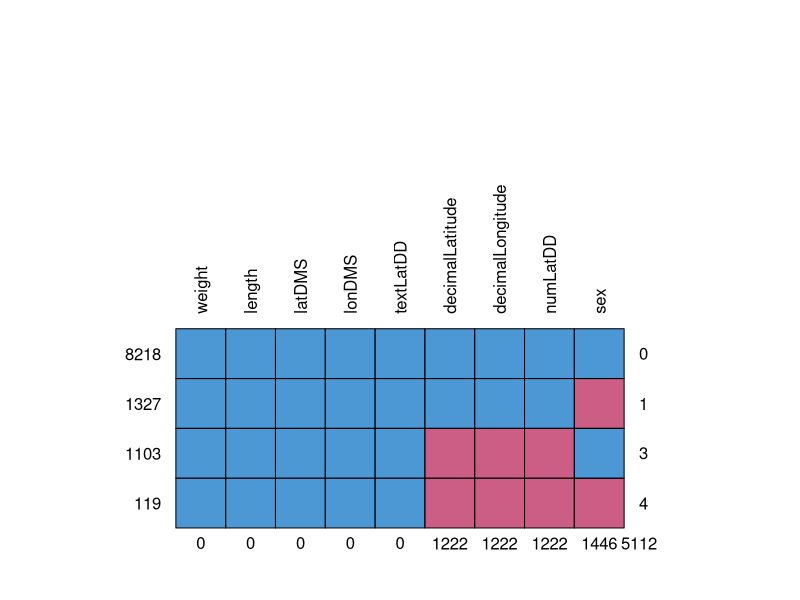
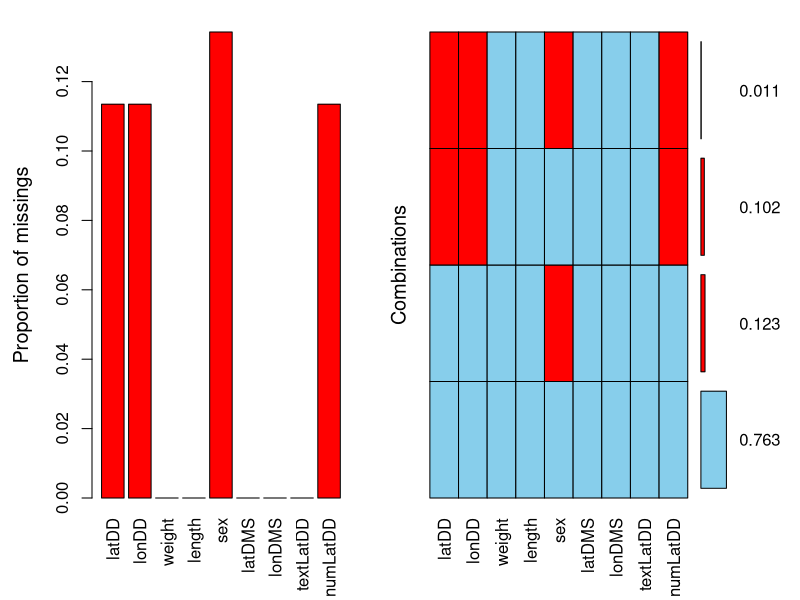
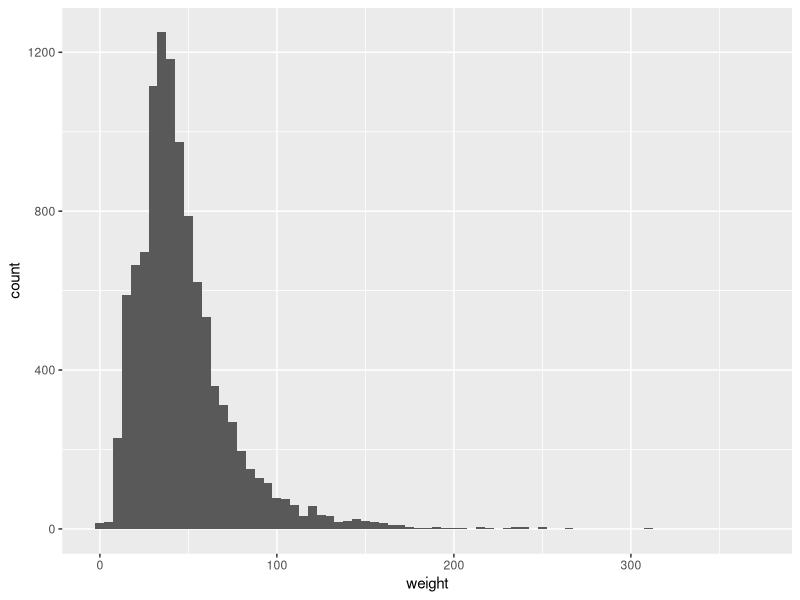
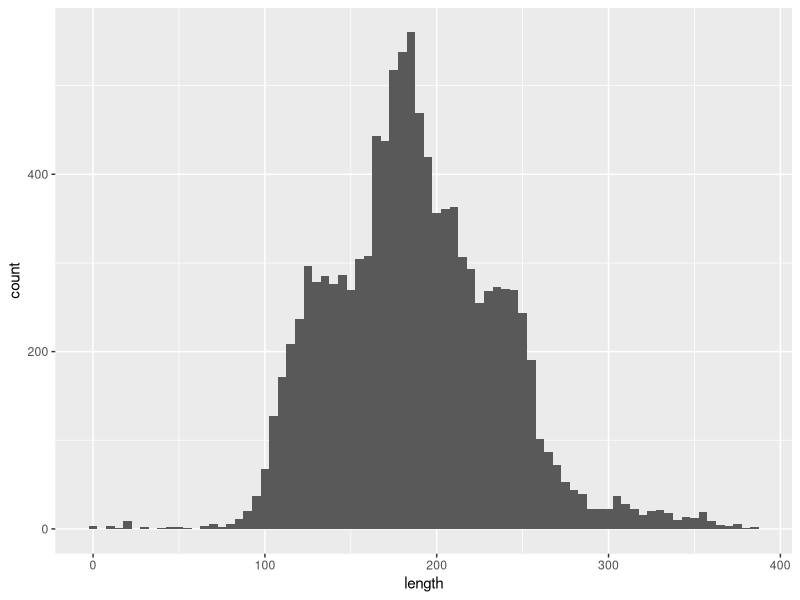

Write R code to recreate these figures, in order.
#' ---
#' title: "Cleaning Data"
#' output: html_document
#' ---
#' 
## ----setup, include=FALSE---------------------------------------------------------------------------------------------------
knitr::opts_chunk$set(echo = TRUE)

#' 
#' ## Cleaning Data In R
#' 
#' GitHub Repository with this demonstration: [https://github.com/unmrds/R-data-cleaning](https://github.com/unmrds/R-data-cleaning)
#' 
#' Zipfile Download: [https://github.com/unmrds/R-data-cleaning/archive/master.zip](https://github.com/unmrds/R-data-cleaning/archive/master.zip)
#' 
#' **Preflight Check** to see if you have the needed R libraries installed run the `package.check.R` script in the top directory of this R project. 
#' 
#' When planning a data analysis the first step, and often most time consuming, is the acquisition and processing of the data into a form that can be used in the analytic procedures you intend to use. Today we are going to focus on a sequence of steps that generally follow the workflow that you will find yourself going through when bringing data into R to perform an analysis. 
#' 
#' ![Portion of *R for Data Science*^[Hadley Wickham & Garrett Grolemund. 2017. *R for Data Science*. O’Reilly. [https://r4ds.had.co.nz](https://r4ds.had.co.nz) ] workflow](images/tidy_workflow.png)
#' 
#' ### Deal with issues that may come up when importing data files
#' 
#' 1. Identify and correct structural issues in the source data that prevent clean import into R data structures
#' 2. Check and handle data type errors
#' 3. Check and handle missing data values
#' 
#' ### Tuning up the structure of the data to facilitate analysis
#' 
#' 4. Split up fields that contain mutiple values in a single field
#' 5. Check for anomalous values and otherwise explore the data to become familiar with its content and structure. 
#' 
#' *Beyond what we will cover today* - continued structural changes and the rest of the exploration, analysis, and communication process. 
#' 
#' ### Data for today's demonstration
#' 
#' The data for this demonstration are based upon the [idigbio_rodents.csv](https://figshare.com/articles/idigbio_rodents_csv/5535724) dataset. The data are described as follows in the repository where they are shared:
#' 
#' > The idigbio_rodents.csv dataset is just over 10k records and contains data from natural history collections specimen records representing 5 genera from 4 major US collections, limited to US records. All records are from the Order Rodentia. All the data are mapped to the biodiversity data standard Darwin Core (http://rs.tdwg.org/dwc/terms/).
#' 
#' The original data have been modified for use in this demonstration by:
#' 
#' 1. Generating new data columns (`latDMS` and `lonDMS`) for latitude and longitude that have sample coordinates presented in Degrees-Minutes-Seconds instead of the originally provided decimal degrees.
#' 2. Generating a column of mixed numeric and text values - `textLatDD`. 
#' 
#' This is the `../data/learning.csv` file. These newly created columns in addition to some of the originally provided ones will be used to demonstrate a variety of data cleaning steps in R.
#' 
#' An additional file was developed that only includes the first 10 rows of the file (including headers) but introduces a strucutral error. This file is the `../data/learning_struct.csv` file. 
#' 
#' ### R libraries used in the demonstration
#' 
#' For this demonstration a set of R packages that are part of the [*Tidyverse*](https://www.tidyverse.org). The tidyverse collection of packages provide (as described on the project's homepage):
#' 
#' > an opinionated collection of R packages designed for data science. All packages share an underlying design philosophy, grammar, and data structures. 
#' 
#' There are currently over 14,000 R [packages](https://cran.r-project.org/web/packages/index.html) in the [Comprehensive R Archive Network (CRAN)](https://cran.r-project.org/index.html). While the tidyverse packages provide a useful degree of consistency and internal interoperablity it is strongly encouraged to examine the broad collection of R packages when working on a particular analysis problem. 
#' 
#' If you need to install the tidyverse packages in your enviornment you can execute the `install.packages("tidyverse")` command. 
#' 
#' ## 1. Identify and correct structural issues in the source data that prevent clean import into R data structures
#' 
#' R can import a wide variety of *rectangular* data structures: comma-delimited, tab-delimited, excel spreadsheets, fixed-width among the many options. If there are errors in the structure of these files, R import commands may not be able to parse the lines in the data file preventing import. In these cases the returned error messages may provide some clues to where the errors may be found.  
#' 
#' **One strategy for identifying potential strucutral issues in the source file is to try to import the dataset and review any errors that are returned**
#' 
#' Let's try it first with a small file ...
#' 
## ---------------------------------------------------------------------------------------------------------------------------
library(tidyverse)

# Import the source CSV file that contains a structural flaw
rawDataStruct <- read_csv("../data/learning_struct.csv", 
                    progress = FALSE)

# Display the column definitions for the imported dataset
spec(rawDataStruct)

# Report the problems that were encountered when the data were imported.
problems(rawDataStruct)

# Display the imported table
rawDataStruct

#' 
#' Let's take a look at the source data file and see if we can find the problem...
#' 
#' Now let's try it with the full dataset for which the structural problem has been resolved. 
#' 
## ---------------------------------------------------------------------------------------------------------------------------
library(tidyverse)

# Import the source CSV file that does not contain the structural problem highlighted above
rawData <- read_csv("../data/learning.csv", 
                    progress = FALSE)

# Display the column definitions for the imported dataset
spec(rawData)

# Report the problems that were encountered when the data were imported.
problems(rawData)

# Display the imported table
rawData

#' 
#' Some questions:
#' 
#' 1. How do the data types for the columns from this import process differ from those in the previous subset (at least before we fixed it)? Why do you think this is the case?
#' 2. Where there any errors identified during the import? If no, does this mean that there are no potential problems or issues with the imported data? **Let's take a look**
#' 3. How would you explain the values in the `eventDate` column when compared to the `year`, `month`, and `day` columns?
#' 4. What were the different ways in which missing data values were handled?
#' 
#' ## 2. Checking and handling data type errors
#' 
#' Depending on the types of data that are encountered in each column of the imported dataset different R import functions will automatically "type" the column (or in R terminology set the "mode" of the column) based on some sample of rows from the source file. In the case of `readr`, the data reading package used by tidyverse, the first 1000 lines of data will be read to determine the data type that should be used for each column. The core R data types are:
#' 
#' * character
#' * numeric (real or decimal)
#' * integer
#' * logical
#' * complex
#' 
#' These core data types can then be used as the foundation for more complex data types such as *dates*, *times* and *datetimes*. 
#' 
#' The core data structures that can be used to organize collections of these data types include:
#' 
#' * vector - a sequence of data values of the same type
#' * list - a sequence of data values of the same or different types, and structures
#' * matrix - a vector for which *dimensions* 
#' * data frame - a structured collection of vectors of the same length
#' * factors - a vactor vector is a set of integer values that are associated with a collection of categorical character values
#' 
#' Let's focus on the `catalogNumber` and `textLatDD` columns in our sample datasets. 
#' 
## ---------------------------------------------------------------------------------------------------------------------------
spec(rawData)
rawData %>%
  select(catalogNumber,textLatDD)

#' 
#' 
## ---------------------------------------------------------------------------------------------------------------------------
# test the creation of a numLatDD column as a numeric column and see what rows were converted to NA
rawData %>%
  mutate(numLatDD = as.numeric(rawData$textLatDD)) %>%
  filter(is.na(numLatDD)) %>%
  select(textLatDD, numLatDD) %>%
  print() %>%
  group_by(textLatDD) %>%
  summarize(count = n()) 


#' 
## ---------------------------------------------------------------------------------------------------------------------------
# create a numeric column based on the previously tested conversion of the textLatDD column
rawData$numLatDD <- as.numeric(rawData$textLatDD)
rawData

#' 
#' We can also accomplish a similar outcome by specifying the column type that should be created as part of the import process. 
#' 
## ---------------------------------------------------------------------------------------------------------------------------
rawData2 <- read_csv("../data/learning.csv", 
                     col_types = cols(
                        textLatDD = col_double()
                        ),
                     progress = FALSE)

# Display the column definitions for the imported dataset
spec(rawData2)

# Report the problems that were encountered when the data were imported.
problems(rawData2)

# Display the imported table
rawData2

#' 
## ---------------------------------------------------------------------------------------------------------------------------
# convert the catalogNumberTxt column to a character column and see what the result is
rawData %>%
  mutate(catalogNumberTxt = as.character(catalogNumber)) %>%
  filter(is.na(catalogNumberTxt))


#' 
#' ## 3. Check and handle missing values
#' 
#' It is important to understand the potential impact that missing data will have on your analysis. As we've already seen the import process may automatically produce missing data values in your analysis dataframe (or *tibble* in the context of tidyverse based processes). Some functions enable you to efficiently visualize the patterns of missing values in your dataset - allowing for the analysis of large datasets that otherwise would not be feasible to review manually. 
#' 
## ---------------------------------------------------------------------------------------------------------------------------
paste("decimalLatitude: number of NA values", sum(is.na(rawData$decimalLatitude)), sep = " ")
paste("decimalLongitude: number of NA values", sum(is.na(rawData$decimalLongitude)), sep = " ")
paste("weight: number of NA values", sum(is.na(rawData$weight)), sep = " ")
paste("length: number of NA values", sum(is.na(rawData$length)), sep = " ")
paste("sex: number of NA values", sum(is.na(rawData$sex)), sep = " ")
paste("latDMS: number of NA values", sum(is.na(rawData$latDMS)), sep = " ")
paste("lonDMS: number of NA values", sum(is.na(rawData$lonDMS)), sep = " ")
paste("textLatDD: number of NA values", sum(is.na(rawData$textLatDD)), sep = " ")
paste("numLatDD: number of NA values", sum(is.na(rawData$numLatDD)), sep = " ")


#' 
#' In this analysis we will be using the `md.pattern` function that is part of the `mice`  and `VIM` packages. If you haven't already installed the `mice` package you can do so by executing the `install.packages("mice")` command.  
#' 
## ----set-options, echo=FALSE, cache=FALSE-----------------------------------------------------------------------------------
options(width = 120)
library(mice)
library(VIM)

rawData %>%
  select(decimalLatitude, decimalLongitude, weight, length, sex, latDMS, lonDMS, textLatDD, numLatDD) %>%
  md.pattern(rotate.names = TRUE)

#' 
#' Another method of viewing similar information
#' 
## ---------------------------------------------------------------------------------------------------------------------------
rawData %>%
  select(decimalLatitude, decimalLongitude, weight, length, sex, latDMS, lonDMS, textLatDD, numLatDD) %>%
  rename(latDD = decimalLatitude, lonDD = decimalLongitude) %>%
  aggr(numbers=TRUE)

#' 
#' 
#' ## 4. Multi-value columns
#' 
#' A core principle of having well structured data that is read for analysis is that:
#' 
#' In the context of "Tidy" data that underlie the tools developed as part of the tidyverse package^[Hadley Wickham & Garrett Grolemund. 2017. *R for Data Science*. O’Reilly. - section on Tidy Data [https://r4ds.had.co.nz/tidy-data.html](https://r4ds.had.co.nz/tidy-data.html)
#' 
#' > There are three interrelated rules which make a dataset tidy:
#' >
#' > 1. Each variable must have its own column.
#' > 2. Each observation must have its own row.
#' > 3. **Each value must have its own cell.**
#' 
#' this issue also relates to the idea of *atomicity* in Codd's definition of *First Normal Form* when *normalizing* a relational database^[https://en.wikipedia.org/wiki/First_normal_form]. While we're not going to get into relational data modeling in R here, well structured data allow for the use of relational data models in you analysis independent of a separate database server. 
#' 
#' In this example we are going to focus on three columns: `recordedBy`, `latDMS`, and `lonDMS`. 
#' 
## ---------------------------------------------------------------------------------------------------------------------------
rawData %>%
  select(recordedBy, latDMS, lonDMS)

#' 
#' Breaking apart the `recordedBy` column using the `str_match` function from the `stringr` package. This uses *regular expressions* for defining the text patterns that should be found and processed in the process of breaking the column apart into new columns. 
#' 
## ---------------------------------------------------------------------------------------------------------------------------
collectorExtract <- "^collector\\(s\\):\\s(.*;|.*$)"
preparatorExtract <- "preparator\\(s\\):\\s(.*;|.*$)"
#str_match(rawData$recordedBy, collectorExtract)[,2]
#str_match(rawData$recordedBy, preparatorExtract)[,2]
rawData$collectors <- str_match(rawData$recordedBy, collectorExtract)[,2]
rawData$preparators <- str_match(rawData$recordedBy, preparatorExtract)[,2]

#' 
#' *What would the next logical step in the process be for cleaning up the `recordedBy` column?*
#' 
#' Breaking apart the `latDMS` and `lonDMS` columns into their constituent parts
#' 
## ---------------------------------------------------------------------------------------------------------------------------
dmsExtract <- "\\s*(-*[:digit:]+)°\\s*([:digit:]+)\\'\\s*([:digit:]+)"

latSubstrings <- str_match(rawData$latDMS, dmsExtract)
rawData$latD <- as.numeric(latSubstrings[,2])
rawData$latM <- as.numeric(latSubstrings[,3])
rawData$latS <- as.numeric(latSubstrings[,4])

glimpse(latSubstrings)

lonSubstrings <- str_match(rawData$lonDMS, dmsExtract)
rawData$lonD <- as.numeric(lonSubstrings[,2])
rawData$lonM <- as.numeric(lonSubstrings[,3])
rawData$lonS <- as.numeric(lonSubstrings[,4])

glimpse(lonSubstrings)

glimpse(rawData)

#' 
#' ## 5. Check value ranges and explore data
#' 
#' As part of the examiniation of these columns we will use the `assertr`. If you need to install the `assertr` package in your enviornment you can execute the `install.packages("assertr")` command. 
#' 
#' Checking the `weight` and `length` columns. 
#' 
## ---------------------------------------------------------------------------------------------------------------------------
#library(assertr)
#
#rawData %>%
#  chain_start %>%
#  assert(within_bounds(1,Inf), weight) %>%
#  assert(within_bounds(1,Inf), length) %>%
#  insist(within_n_sds(3), weight) %>%
#  insist(within_n_sds(3), length) %>%
#  chain_end


#' 
## ---------------------------------------------------------------------------------------------------------------------------
library(ggplot2)
ggplot(rawData, aes(x=weight)) +
  geom_histogram(binwidth = 5)
ggplot(rawData, aes(x=length)) +
  geom_histogram(binwidth = 5)
  

#' 
#' 
#' ## 6. Bringing it all together to produce our analysis dataset
#' 
## ---------------------------------------------------------------------------------------------------------------------------
# import the data with explicit column definitions for the textLatDD and catalogNumber columns
analysisData <- read_csv("../data/learning.csv", 
                     col_types = cols(
                        textLatDD = col_double(), 
                        catalogNumber = col_character()
                        ),
                     progress = FALSE)

# split up the recordedBy column
collectorExtract <- "^collector\\(s\\):\\s(.*;|.*$)"
preparatorExtract <- "preparator\\(s\\):\\s(.*;|.*$)"
analysisData$collectors <- str_match(analysisData$recordedBy, collectorExtract)[,2]
analysisData$preparators <- str_match(analysisData$recordedBy, preparatorExtract)[,2]

# split up the latDMS and lonDMS columns
dmsExtract <- "\\s*(-*[:digit:]+)°\\s*([:digit:]+)\\'\\s*([:digit:]+)"

latSubstrings <- str_match(analysisData$latDMS, dmsExtract)
analysisData$latD <- as.numeric(latSubstrings[,2])
analysisData$latM <- as.numeric(latSubstrings[,3])
analysisData$latS <- as.numeric(latSubstrings[,4])

lonSubstrings <- str_match(analysisData$lonDMS, dmsExtract)
analysisData$lonD <- as.numeric(lonSubstrings[,2])
analysisData$lonM <- as.numeric(lonSubstrings[,3])
analysisData$lonS <- as.numeric(lonSubstrings[,4])

glimpse(analysisData)


#' 
#' Export the code from the workshop both as a documented and undocumented R script
#' 
#' ```
#' purl("cleaning_data_nodocs.R", documentation = 0)
#' purl("clearning_data_wdocs.R", documentation = 2)
#' ```
